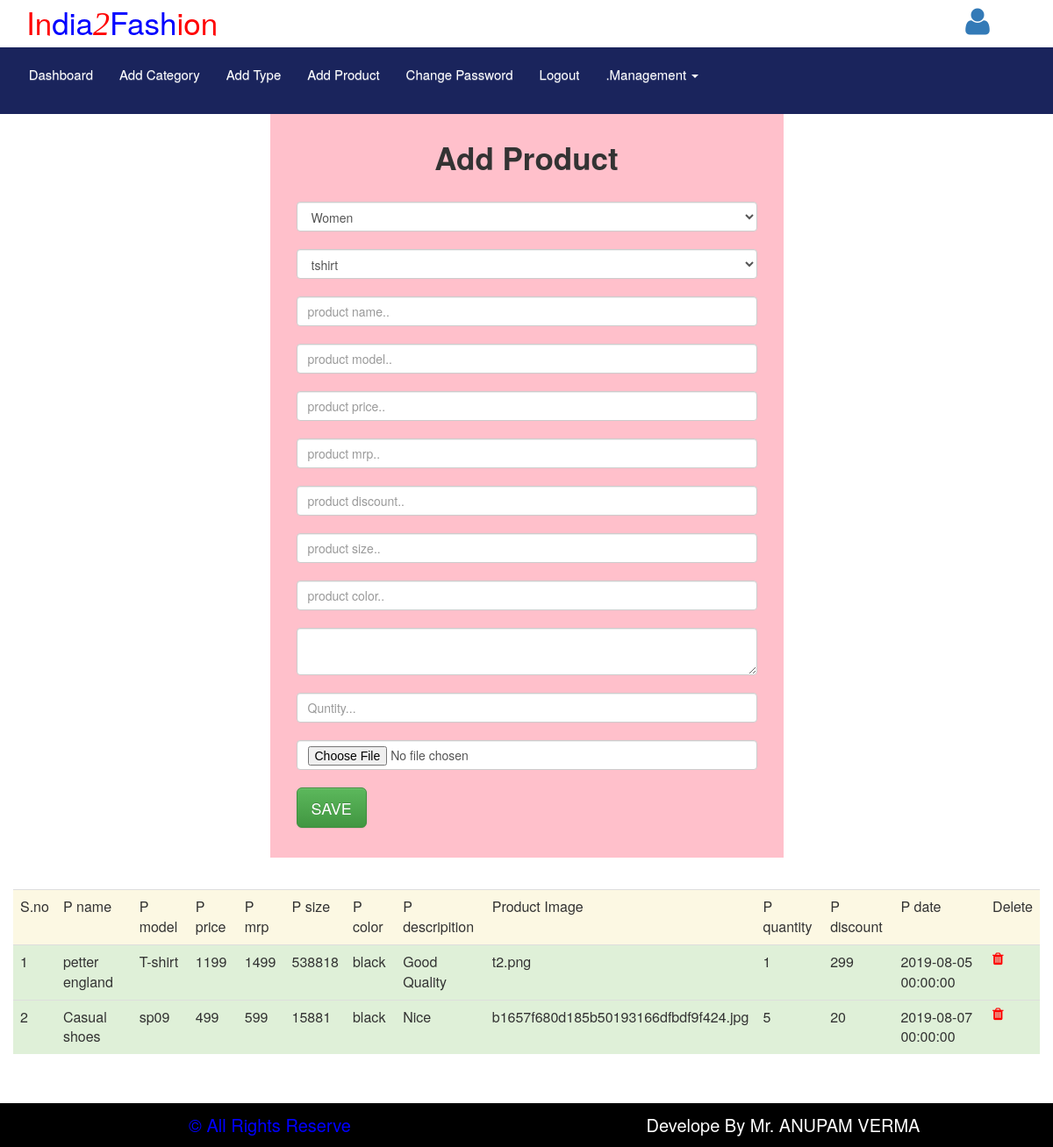
The page /admin/add_product.php (signed in) on the database its author committed.
### tables this page shows
CREATE TABLE `tbl_product` (
  `acid` int(10) NOT NULL,
  `atid` int(10) NOT NULL,
  `pid` int(10) NOT NULL,
  `pname` varchar(100) NOT NULL,
  `pmodel` varchar(100) NOT NULL,
  `pprice` varchar(100) NOT NULL,
  `pmrp` varchar(100) NOT NULL,
  `psize` varchar(100) NOT NULL,
  `pcolor` varchar(100) NOT NULL,
  `pdescripition` varchar(100) NOT NULL,
  `pimage` varchar(100) NOT NULL,
  `pquantity` varchar(100) NOT NULL,
  `pdiscount` varchar(100) NOT NULL,
  `pdate` datetime NOT NULL
);

### admin/add_product.php (the view, shortened to what this page needs)
<html>
<head>
<?php include('link.php');?>
</head>
<body>
<section>
<?php include('adminheader.php');?>
</section>
<section>
<div class="col-sm-12">
<div class="col-sm-3"></div>
<div class="col-sm-6" style="background:pink;min-height:300px;">
<div class="col-sm-12" style="min-height:100px;font-size:35px;text-align:center;line-height:100px;">
<b>Add Product</b>
</div>
<div class="col-sm-12" style="min-height:200px;">
<form action="addproductcode.php" method="post" enctype="multipart/form-data" >
<select class="form-control" name="cid">
<?php
include('conection.php');
		$sql="select * from tbl_addcategory";
		$res=mysqli_query($con,$sql);
		while($row=mysqli_fetch_array($res))
		{
	?>
	<option value="<?php echo $row['acid'];?>"><?php echo $row['acategory'];?></option>
	<?php
}
?>
</select>
<br/>
<select class="form-control" name="tid">
<?php
include('conection.php');
$sql="select * from tbl_type";
$res=mysqli_query($con,$sql);
while($row=mysqli_fetch_array($res))
{
	?>
	<option value="<?php echo $row['atid'];?>"><?php echo $row['addtype'];?></option>
	<?php
}
?>
</select>
<br/>
<input type="text" class="form-control" name="ppname" required placeholder="product name.."><br/>
<input type="text" class="form-control" name="pmodel" required placeholder="product model.."><br/>
<input type="number" class="form-control" name="pprice" required placeholder="product price.."><br/>
<input type="text" class="form-control" name="pmrp" required placeholder="product mrp.."><br/>
<input type="text" class="form-control" name="pdiscount" required placeholder="product discount.."><br/>
<input type="text" class="form-control" name="psize" required placeholder="product size.."><br/>
<input type="text" class="form-control" name="pcolor" required placeholder="product color.."><br/>
<textarea class="form-control" name="pdesc" required ></textarea><br/>
<input type="text" class="form-control" name="pqty" required placeholder="Quntity..." /><br>
<input type="file" name="file" class="form-control" required ><br/>
<button type="submit" class="btn btn-success btn-lg">SAVE</button> <br><br>
</form>
</div>
</div>
<div class="col-sm-3"></div>
</div>
<div class="col-sm-12" style="margin-top:3%;margin-bottom:3%;">
<div class="table-responsive">
  <table class="table">
  		<tr class="warning">
  <td>S.no</td>
  <td>P name</td>
  <td>P model</td>
  <td>P price</td>
  <td>P mrp</td>
  <td>P size</td>
  <td>P color</td>
  <td>P descripition</td>
  <td>Product Image</td>
  <td>P quantity</td>
  <td>P discount</td>
  <td>P date</td>
  <td>Delete</td>
</tr>
  <?php
  $sql="select * from tbl_product";
$res=mysqli_query($con,$sql);
$i=1;
while($row=mysqli_fetch_array($res))
{
	?>
	<tr class="success">
	<td><?php echo $i;?></td>
	 <td><?php echo $row['pname'];?></td>
	  <td><?php echo $row['pmodel'];?></td>
	   <td><?php echo $row['pprice'];?></td>
	    <td><?php echo $row['pmrp'];?></td>
		 <td><?php echo $row['psize'];?></td>
		  <td><?php echo $row['pcolor'];?></td>
		   <td><?php echo $row['pdescripition'];?></td>
		    <td><?php echo $row['pimage'];?></td>
			 <td><?php echo $row['pquantity'];?></td>
			  <td><?php echo $row['pdiscount'];?></td>
			   <td><?php echo $row['pdate'];?></td>
  <td><a href="productdelete.php?id=<?php echo $row['pid'];?>"><span class="fa fa-trash" style="color:red;"></span></a></td>
</tr>
	<?php
	$i++;
}
?>
  </table>
</div>
</div>
</section>
<section>
<?php include('adminfooter.php');?>
</section>
</body>

### rows shown on the page
tbl_product: pname "petter england", pmodel "T-shirt", pprice "1199", pmrp "1499", psize "538818", pcolor "black", pdescripition "Good Quality", pimage "t2.png", pquantity "1", pdiscount "299", pdate "2019-08-05 00:00:00"
tbl_product: pname "Casual shoes", pmodel "sp09", pprice "499", pmrp "599", psize "15881", pcolor "black", pdescripition "Nice", pimage "b1657f680d185b50193166dfbdf9f424.jpg", pquantity "5", pdiscount "20", pdate "2019-08-07 00:00:00"

### other values the page prints
form field cid "Women"
form field tid "tshirt"
